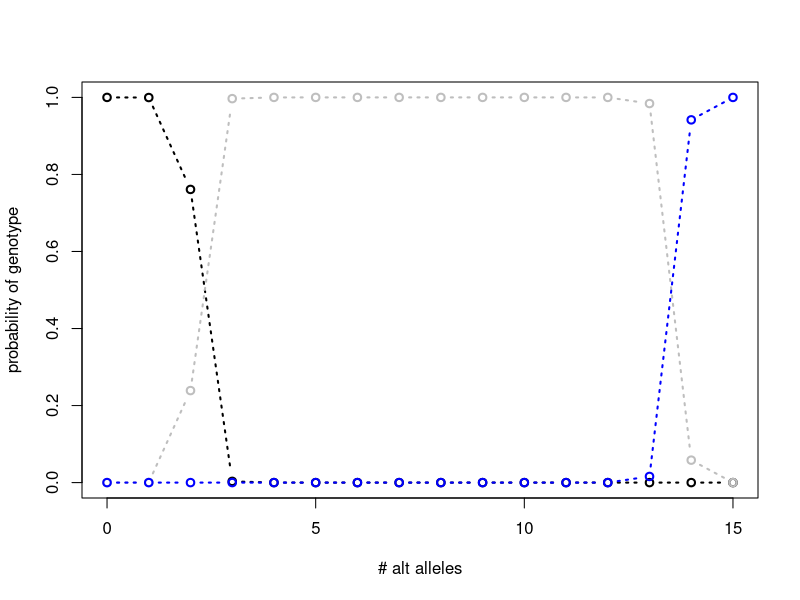
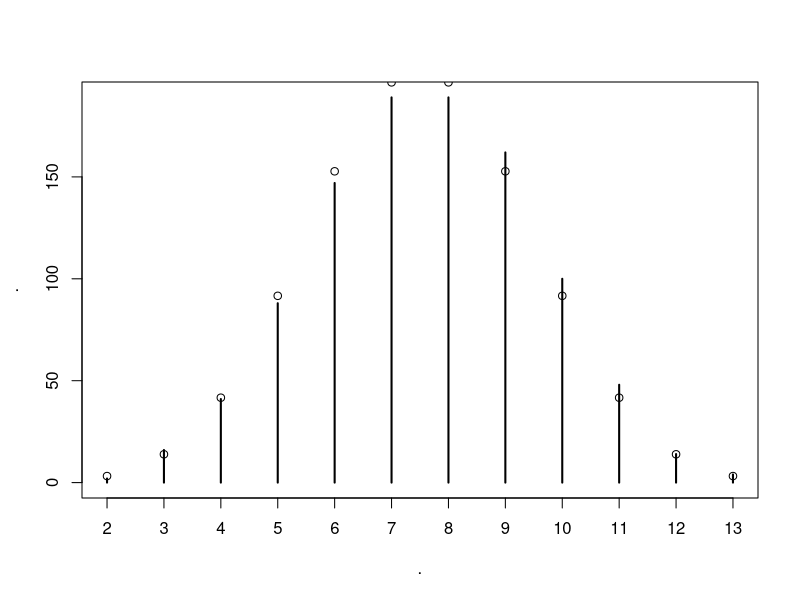

Recreate these plots in R, in order.
# this script implements a toy model to
# calculate the posterior probability 
# of genotype calls for a single sample
# given read data
library(tidyverse)

# likelihood function for biallelic variation modified from equation 2 in Li 2011 
# to have a single error rate for all bases and ploidy = 2
	# g - genotype in number of alternate alleles (e.g. 0,1,2)
	# l - # reference alleles
	# k - total number of alleles sampled, a.k.a coverage of the site (e.g. # alt alleles = k - l )
	# e - base call error rate, e.g. 0.01 (Q20), 0.001 (Q30)...

	# returns the probability of the data given g and e. 
lg <- function(g,l,k,e){
	(((2-g)*e + g*(1-e))^l*((2-g)*(1-e) + g*e)^(k-l))/(2^k)
}

# prior probability distribution based on expected AFS for a single sample
	# p = theta, or expected number of pairwise differences
	# in humans this is 0.001, in drosophila it's more like 0.01
prio <- function(p){
	c((1 - (p + p/2)),p,p/2)
}

# posterior probability of genotype given data, prior and error rate
	# gg = g from lg
	# ll = l from lg
	# kk = k from lg
	# ee = e from lg
	# pp = p from prio
plg <- function(gg,ll,kk,ee,pp){

	lg(gg,ll,kk,ee)*prio(pp)/sum(lg(gg,ll,kk,ee)*prio(pp))

}

# calculate posterior probability of all three genotypes
# for site coverage n
# for number of alternate alleles from 0:n
n <- 15
posteriors <- c()
for(i in 0:n){

	posteriors <- rbind(posteriors,
						plg(c(0,1,2),i,n,0.001,0.01)
					)

}

# plot genotype posteriors as a function of number of alternate alleles for sample size n
plot(0:n,posteriors[,1],type="b",lwd=2,lty=3,xlab="# alt alleles",ylab="probability of genotype")
lines(0:n,posteriors[,2],type="b",lwd=2,lty=3,col="gray")
lines(0:n,posteriors[,3],type="b",lwd=2,lty=3,col="blue")

# probability distribution of alternate alleles for a heterozygous site with coverage n
rbinom(n=1000,prob=0.5,size=15) %>% table() %>% plot()

(dbinom(x=0:n,size=15,prob=0.5)*1000) %>% points(x=0:n,y=.)
